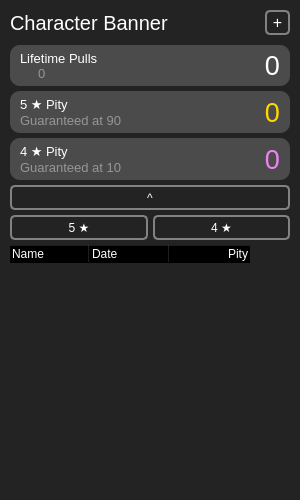
         <widget class="QFrame" name="characterBannerFrame">
          <property name="geometry">
           <rect>
            <x>10</x>
            <y>10</y>
            <width>300</width>
            <height>500</height>
           </rect>
          </property>
          <property name="sizePolicy">
           <sizepolicy hsizetype="Preferred" vsizetype="Preferred">
            <horstretch>0</horstretch>
            <verstretch>0</verstretch>
           </sizepolicy>
          </property>
          <property name="minimumSize">
           <size>
            <width>300</width>
            <height>215</height>
           </size>
          </property>
          <property name="maximumSize">
           <size>
            <width>300</width>
            <height>500</height>
           </size>
          </property>
          <property name="styleSheet">
           <string notr="true">QFrame {
	color: white;
	background-color: rgb(35, 35, 35);
	border-radius: 10px;
}</string>
          </property>
          <property name="frameShape">
           <enum>QFrame::NoFrame</enum>
          </property>
          <property name="frameShadow">
           <enum>QFrame::Raised</enum>
          </property>
          <layout class="QVBoxLayout" name="verticalLayout_5">
           <property name="spacing">
            <number>5</number>
           </property>
           <property name="leftMargin">
            <number>10</number>
           </property>
           <property name="topMargin">
            <number>10</number>
           </property>
           <property name="rightMargin">
            <number>10</number>
           </property>
           <property name="bottomMargin">
            <number>10</number>
           </property>
           <item>
            <widget class="QFrame" name="characterBannerFrame_Top">
             <property name="sizePolicy">
              <sizepolicy hsizetype="Preferred" vsizetype="Preferred">
               <horstretch>0</horstretch>
               <verstretch>0</verstretch>
              </sizepolicy>
             </property>
             <property name="minimumSize">
              <size>
               <width>0</width>
               <height>0</height>
              </size>
             </property>
             <property name="frameShape">
              <enum>QFrame::StyledPanel</enum>
             </property>
             <property name="frameShadow">
              <enum>QFrame::Raised</enum>
             </property>
             <layout class="QVBoxLayout" name="verticalLayout_3">
              <property name="spacing">
               <number>5</number>
              </property>
              <property name="leftMargin">
               <number>0</number>
              </property>
              <property name="topMargin">
               <number>0</number>
              </property>
              <property name="rightMargin">
               <number>0</number>
              </property>
              <property name="bottomMargin">
               <number>0</number>
              </property>
              <item>
               <widget class="QFrame" name="characterBannerFrame_1">
                <property name="styleSheet">
                 <string notr="true"/>
                </property>
                <property name="frameShape">
                 <enum>QFrame::StyledPanel</enum>
                </property>
                <property name="frameShadow">
                 <enum>QFrame::Raised</enum>
                </property>
                <layout class="QHBoxLayout" name="horizontalLayout">
                 <property name="spacing">
                  <number>5</number>
                 </property>
                 <property name="leftMargin">
                  <number>0</number>
                 </property>
                 <property name="topMargin">
                  <number>0</number>
                 </property>
                 <property name="rightMargin">
                  <number>0</number>
                 </property>
                 <property name="bottomMargin">
                  <number>5</number>
                 </property>
                 <item>
                  <widget class="QLabel" name="characterBannerLabel_1">
                   <property name="sizePolicy">
                    <sizepolicy hsizetype="Preferred" vsizetype="Preferred">
                     <horstretch>0</horstretch>
                     <verstretch>0</verstretch>
                    </sizepolicy>
                   </property>
                   <property name="font">
                    <font>
                     <family>MS Shell Dlg 2</family>
                     <pointsize>15</pointsize>
                     <weight>50</weight>
                     <bold>false</bold>
                     <kerning>true</kerning>
                    </font>
                   </property>
                   <property name="text">
                    <string>Character Banner</string>
                   </property>
                  </widget>
                 </item>
                 <item>
                  <widget class="QPushButton" name="characterBannerAddButton">
                   <property name="sizePolicy">
                    <sizepolicy hsizetype="Fixed" vsizetype="Fixed">
                     <horstretch>0</horstretch>
                     <verstretch>0</verstretch>
                    </sizepolicy>
                   </property>
                   <property name="minimumSize">
                    <size>
                     <width>25</width>
                     <height>25</height>
                    </size>
                   </property>
                   <property name="maximumSize">
                    <size>
                     <width>25</width>
                     <height>25</height>
                    </size>
                   </property>
                   <property name="font">
                    <font>
                     <pointsize>12</pointsize>
                     <weight>50</weight>
                     <bold>false</bold>
                    </font>
                   </property>
                   <property name="styleSheet">
                    <string notr="true">QPushButton {
    color: white;
    background-color: transparent;
	border-style: solid;
    border-width: 2px;
    border-radius: 5px;
    border-color:  rgb(130, 130, 130);
}
QPushButton:hover {
    background-color: rgba(255, 255, 255, 20);
	border-color: rgba(255, 255, 255, 255);
}
QPushButton:pressed {
	background-color: rgba(255, 255, 255, 60);
	border-color: rgba(255, 255, 255, 255);
}</string>
                   </property>
                   <property name="text">
                    <string>+</string>
                   </property>
                  </widget>
                 </item>
                </layout>
               </widget>
              </item>
              <item>
               <widget class="QFrame" name="characterBannerFrame_2">
                <property name="maximumSize">
                 <size>
                  <width>16777215</width>
                  <height>45</height>
                 </size>
                </property>
                <property name="styleSheet">
                 <string notr="true">QFrame {
	color: white;
	background-color: rgb(75, 75, 75);
	border-radius: 10px;
}</string>
                </property>
                <property name="frameShape">
                 <enum>QFrame::StyledPanel</enum>
                </property>
                <property name="frameShadow">
                 <enum>QFrame::Raised</enum>
                </property>
                <layout class="QHBoxLayout" name="horizontalLayout_3">
                 <property name="spacing">
                  <number>5</number>
                 </property>
                 <property name="leftMargin">
                  <number>10</number>
                 </property>
                 <property name="topMargin">
                  <number>5</number>
                 </property>
                 <property name="rightMargin">
                  <number>10</number>
                 </property>
                 <property name="bottomMargin">
                  <number>5</number>
                 </property>
                 <item>
                  <layout class="QVBoxLayout" name="characterBannerVLayout_2">
                   <property name="spacing">
                    <number>0</number>
                   </property>
                   <item>
                    <widget class="QLabel" name="characterBannerLabel_2_1">
                     <property name="font">
                      <font>
                       <pointsize>10</pointsize>
                      </font>
                     </property>
                     <property name="text">
                      <string>Lifetime Pulls</string>
                     </property>
                    </widget>
                   </item>
                   <item>
                    <layout class="QHBoxLayout" name="characterBannerVLayout_2_1">
                     <property name="spacing">
                      <number>4</number>
                     </property>
                     <item>
                      <widget class="QLabel" name="characterBannerLabel_2_1_1">
                       <property name="sizePolicy">
                        <sizepolicy hsizetype="Fixed" vsizetype="Fixed">
                         <horstretch>0</horstretch>
                         <verstretch>0</verstretch>
                        </sizepolicy>
                       </property>
                       <property name="minimumSize">
                        <size>
                         <width>14</width>
                         <height>14</height>
                        </size>
                       </property>
                       <property name="maximumSize">
                        <size>
                         <width>14</width>
                         <height>14</height>
                        </size>
                       </property>
                       <property name="text">
                        <string/>
                       </property>
                       <property name="pixmap">
                        <pixmap>icons/primogem.png</pixmap>
                       </property>
                       <property name="scaledContents">
                        <bool>true</bool>
                       </property>
                      </widget>
                     </item>
                     <item>
                      <widget class="QLabel" name="characterBannerLabel_2_1_2">
                       <property name="font">
                        <font>
                         <pointsize>10</pointsize>
                        </font>
                       </property>
                       <property name="styleSheet">
                        <string notr="true">QLabel {
	color :  rgb(150, 150, 150);
}</string>
                       </property>
                       <property name="text">
                        <string>0</string>
                       </property>
                      </widget>
                     </item>
                    </layout>
                   </item>
                  </layout>
                 </item>
                 <item>
                  <widget class="QLabel" name="characterBannerLabel_2_3">
                   <property name="font">
                    <font>
                     <pointsize>20</pointsize>
                    </font>
                   </property>
                   <property name="text">
                    <string>0</string>
                   </property>
                   <property name="alignment">
                    <set>Qt::AlignRight|Qt::AlignTrailing|Qt::AlignVCenter</set>
                   </property>
                  </widget>
                 </item>
                </layout>
               </widget>
              </item>
              <item>
               <widget class="QFrame" name="characterBannerFrame_3">
                <property name="maximumSize">
                 <size>
                  <width>16777215</width>
                  <height>45</height>
                 </size>
                </property>
                <property name="styleSheet">
                 <string notr="true">QFrame {
	color: white;
	background-color: rgb(75, 75, 75);
	border-radius: 10px;
}</string>
                </property>
                <property name="frameShape">
                 <enum>QFrame::StyledPanel</enum>
                </property>
                <property name="frameShadow">
                 <enum>QFrame::Raised</enum>
                </property>
                <layout class="QHBoxLayout" name="horizontalLayout_4">
                 <property name="spacing">
                  <number>5</number>
                 </property>
                 <property name="leftMargin">
                  <number>10</number>
                 </property>
                 <property name="topMargin">
                  <number>5</number>
                 </property>
                 <property name="rightMargin">
                  <number>10</number>
                 </property>
                 <property name="bottomMargin">
                  <number>5</number>
                 </property>
                 <item>
                  <layout class="QVBoxLayout" name="characterBannerVLayout_3">
                   <property name="spacing">
                    <number>0</number>
                   </property>
                   <item>
                    <widget class="QLabel" name="characterBannerLabel_3_1">
                     <property name="font">
                      <font>
                       <family>MS Shell Dlg 2</family>
                       <pointsize>10</pointsize>
                      </font>
                     </property>
                     <property name="text">
                      <string>5 ★ Pity</string>
                     </property>
                    </widget>
                   </item>
                   <item>
                    <widget class="QLabel" name="characterBannerLabel_3_2">
                     <property name="font">
                      <font>
                       <pointsize>10</pointsize>
                       <italic>false</italic>
                       <underline>false</underline>
                       <strikeout>false</strikeout>
                      </font>
                     </property>
                     <property name="styleSheet">
                      <string notr="true">QLabel {
	color :  rgb(150, 150, 150);
}</string>
                     </property>
                     <property name="text">
                      <string>Guaranteed at 90</string>
                     </property>
                    </widget>
                   </item>
                  </layout>
                 </item>
                 <item>
                  <widget class="QLabel" name="characterBannerLabel_3_3">
                   <property name="font">
                    <font>
                     <pointsize>20</pointsize>
                    </font>
                   </property>
                   <property name="styleSheet">
                    <string notr="true">QLabel{
color : gold; }</string>
                   </property>
                   <property name="text">
                    <string>0</string>
                   </property>
                   <property name="alignment">
                    <set>Qt::AlignRight|Qt::AlignTrailing|Qt::AlignVCenter</set>
                   </property>
                  </widget>
                 </item>
                </layout>
               </widget>
              </item>
              <item>
               <widget class="QFrame" name="characterBannerFrame_4">
                <property name="maximumSize">
                 <size>
                  <width>16777215</width>
                  <height>45</height>
                 </size>
                </property>
                <property name="styleSheet">
                 <string notr="true">QFrame {
	color: white;
	background-color: rgb(75, 75, 75);
	border-radius: 10px;
}</string>
                </property>
                <property name="frameShape">
                 <enum>QFrame::StyledPanel</enum>
                </property>
                <property name="frameShadow">
                 <enum>QFrame::Raised</enum>
                </property>
                <layout class="QHBoxLayout" name="horizontalLayout_5">
                 <property name="spacing">
                  <number>5</number>
                 </property>
                 <property name="leftMargin">
                  <number>10</number>
                 </property>
                 <property name="topMargin">
                  <number>5</number>
                 </property>
                 <property name="rightMargin">
                  <number>10</number>
                 </property>
                 <property name="bottomMargin">
                  <number>5</number>
                 </property>
                 <item>
                  <layout class="QVBoxLayout" name="characterBannerVLayout_4">
                   <property name="spacing">
                    <number>0</number>
                   </property>
                   <item>
                    <widget class="QLabel" name="characterBannerLabel_4_1">
                     <property name="font">
                      <font>
                       <pointsize>10</pointsize>
                      </font>
                     </property>
                     <property name="text">
                      <string>4 ★ Pity</string>
                     </property>
                    </widget>
                   </item>
                   <item>
                    <widget class="QLabel" name="characterBannerLabel_4_2">
                     <property name="font">
                      <font>
                       <pointsize>10</pointsize>
                      </font>
                     </property>
                     <property name="styleSheet">
                      <string notr="true">QLabel {
	color :  rgb(150, 150, 150);
}</string>
                     </property>
                     <property name="text">
                      <string>Guaranteed at 10</string>
                     </property>
                    </widget>
                   </item>
                  </layout>
                 </item>
                 <item>
                  <widget class="QLabel" name="characterBannerLabel_4_3">
                   <property name="font">
                    <font>
                     <pointsize>20</pointsize>
                    </font>
                   </property>
                   <property name="styleSheet">
                    <string notr="true">QLabel{
color : violet; }</string>
                   </property>
                   <property name="text">
                    <string>0</string>
                   </property>
                   <property name="alignment">
                    <set>Qt::AlignRight|Qt::AlignTrailing|Qt::AlignVCenter</set>
                   </property>
                  </widget>
                 </item>
                </layout>
               </widget>
              </item>
              <item>
               <widget class="QPushButton" name="characterBannerTableButton">
                <property name="minimumSize">
                 <size>
                  <width>0</width>
                  <height>25</height>
                 </size>
                </property>
                <property name="styleSheet">
                 <string notr="true">QPushButton {
    color: white;
    background-color: transparent;
	border-style: solid;
    border-width: 2px;
    border-radius: 5px;
    border-color:  rgb(130, 130, 130);
}
QPushButton:hover {
    background-color: rgba(255, 255, 255, 20);
	border-color: rgba(255, 255, 255, 255);
}
QPushButton:pressed {
	background-color: rgba(255, 255, 255, 60);
	border-color: rgba(255, 255, 255, 255);
}</string>
                </property>
                <property name="text">
                 <string>^</string>
                </property>
                <property name="flat">
                 <bool>false</bool>
                </property>
               </widget>
              </item>
             </layout>
            </widget>
           </item>
           <item>
            <widget class="QFrame" name="characterBannerFrame_Bottom">
             <property name="enabled">
              <bool>true</bool>
             </property>
             <property name="sizePolicy">
              <sizepolicy hsizetype="Preferred" vsizetype="Expanding">
               <horstretch>0</horstretch>
               <verstretch>0</verstretch>
              </sizepolicy>
             </property>
             <property name="frameShape">
              <enum>QFrame::StyledPanel</enum>
             </property>
             <property name="frameShadow">
              <enum>QFrame::Raised</enum>
             </property>
             <layout class="QVBoxLayout" name="verticalLayout_2">
              <property name="spacing">
               <number>5</number>
              </property>
              <property name="leftMargin">
               <number>0</number>
              </property>
              <property name="topMargin">
               <number>0</number>
              </property>
              <property name="rightMargin">
               <number>0</number>
              </property>
              <property name="bottomMargin">
               <number>0</number>
              </property>
              <item>
               <layout class="QHBoxLayout" name="characterBannerHLayout_5">
                <property name="spacing">
                 <number>5</number>
                </property>
                <item>
                 <widget class="QPushButton" name="characterBannerFiveStarButton">
                  <property name="minimumSize">
                   <size>
                    <width>0</width>
                    <height>25</height>
                   </size>
                  </property>
                  <property name="styleSheet">
                   <string notr="true">QPushButton {
    color: white;
    background-color: transparent;
	border-style: solid;
    border-width: 2px;
    border-radius: 5px;
    border-color:  rgb(130, 130, 130);
}
QPushButton:hover {
    background-color: rgba(255, 255, 255, 20);
	border-color: rgba(255, 255, 255, 255);
}
QPushButton:pressed {
	background-color: rgba(255, 255, 255, 60);
	border-color: rgba(255, 255, 255, 255);
}
QPushButton:checked {
	color: rgb(10, 10, 10);
    background-color: gold;
	border-color: rgba(255, 255, 255, 255);
}</string>
                  </property>
                  <property name="text">
                   <string>5 ★</string>
                  </property>
                  <property name="checkable">
                   <bool>true</bool>
                  </property>
                 </widget>
                </item>
                <item>
                 <widget class="QPushButton" name="characterBannerFourStarButton">
                  <property name="minimumSize">
                   <size>
                    <width>0</width>
                    <height>25</height>
                   </size>
                  </property>
                  <property name="styleSheet">
                   <string notr="true">QPushButton {
    color: white;
    background-color: transparent;
	border-style: solid;
    border-width: 2px;
    border-radius: 5px;
    border-color:  rgb(130, 130, 130);
}
QPushButton:hover {
    background-color: rgba(255, 255, 255, 20);
	border-color: rgba(255, 255, 255, 255);
}
QPushButton:pressed {
	background-color: rgba(255, 255, 255, 60);
	border-color: rgba(255, 255, 255, 255);
}
QPushButton:checked {
	color: rgb(10, 10, 10);
    background-color: violet;
	border-color: rgba(255, 255, 255, 255);
}</string>
                  </property>
                  <property name="text">
                   <string>4 ★</string>
                  </property>
                  <property name="checkable">
                   <bool>true</bool>
                  </property>
                 </widget>
                </item>
               </layout>
              </item>
              <item>
               <widget class="QTableWidget" name="characterBannerTableWidget">
                <property name="minimumSize">
                 <size>
                  <width>0</width>
                  <height>241</height>
                 </size>
                </property>
                <property name="font">
                 <font>
                  <pointsize>8</pointsize>
                 </font>
                </property>
                <property name="styleSheet">
                 <string notr="true">QTableWidget {
	border-radius: 0px;
	background-color: transparent;
}
QTableWidget::item {
	border-top: 1px solid rgb(130, 130, 130);
	color: white;
}
QHeaderView::section {
	color: white;
	background-color: transparent;
}
QHeaderView {
	background-color: transparent;
}
QTableCornerButton::section {
	background-color: transparent;
}</string>
                </property>
                <property name="frameShape">
                 <enum>QFrame::NoFrame</enum>
                </property>
                <property name="verticalScrollBarPolicy">
                 <enum>Qt::ScrollBarAsNeeded</enum>
                </property>
                <property name="horizontalScrollBarPolicy">
                 <enum>Qt::ScrollBarAlwaysOff</enum>
                </property>
                <property name="editTriggers">
                 <set>QAbstractItemView::NoEditTriggers</set>
                </property>
                <property name="alternatingRowColors">
                 <bool>false</bool>
                </property>
                <property name="selectionBehavior">
                 <enum>QAbstractItemView::SelectRows</enum>
                </property>
                <property name="showGrid">
                 <bool>false</bool>
                </property>
                <property name="gridStyle">
                 <enum>Qt::SolidLine</enum>
                </property>
                <property name="sortingEnabled">
                 <bool>true</bool>
                </property>
                <property name="wordWrap">
                 <bool>true</bool>
                </property>
                <property name="cornerButtonEnabled">
                 <bool>false</bool>
                </property>
                <property name="rowCount">
                 <number>0</number>
                </property>
                <attribute name="horizontalHeaderVisible">
                 <bool>true</bool>
                </attribute>
                <attribute name="horizontalHeaderDefaultSectionSize">
                 <number>80</number>
                </attribute>
                <attribute name="horizontalHeaderMinimumSectionSize">
                 <number>5</number>
                </attribute>
                <attribute name="horizontalHeaderShowSortIndicator" stdset="0">
                 <bool>true</bool>
                </attribute>
                <attribute name="horizontalHeaderStretchLastSection">
                 <bool>false</bool>
                </attribute>
                <attribute name="verticalHeaderVisible">
                 <bool>false</bool>
                </attribute>
                <column>
                 <property name="text">
                  <string>Name</string>
                 </property>
                 <property name="textAlignment">
                  <set>AlignLeading|AlignBottom</set>
                 </property>
                </column>
                <column>
                 <property name="text">
                  <string>Date</string>
                 </property>
                 <property name="textAlignment">
                  <set>AlignLeading|AlignBottom</set>
                 </property>
                </column>
                <column>
                 <property name="text">
                  <string>Pity</string>
                 </property>
                 <property name="textAlignment">
                  <set>AlignTrailing|AlignVCenter</set>
                 </property>
                </column>
               </widget>
              </item>
             </layout>
            </widget>
           </item>
          </layout>
         </widget>
